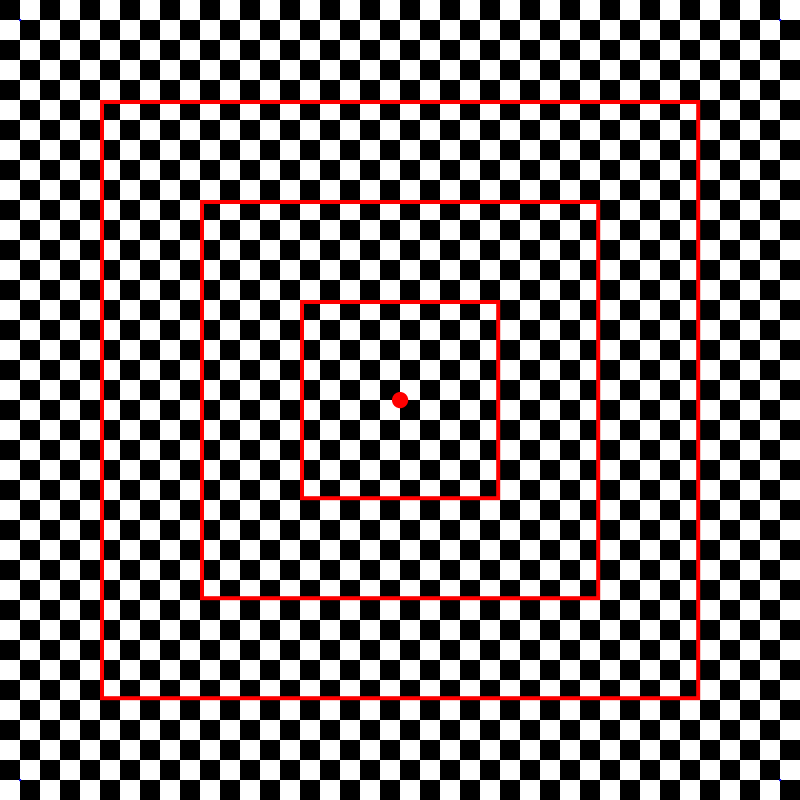
#> input picture lens_distortion_model/source_images/checkerboard_dots_squares.png, 4000 x 4000 px, found by its file name (shown at 1/5 size); its folder holds 3 pictures in this run
$ python distortion_quantify.py
#> lines starting #> are read from the running program, lines starting #| are printed output that depends on the picture
#> further down, original_img is the input picture: shape (4000, 4000, 3); mean B, G, R 123.7, 123.7, 131.3
import cv2
import numpy as np
import matplotlib.pyplot as plt
from rich.progress import track

def conrad_brown_distortion(img, k1, k2, k3):
    """
    Apply Conrad Brown distortion model to an image.

    Args:
    - img: Input image (numpy array).
    - k1: Distortion coefficient k1.
    - k2: Distortion coefficient k2.
    - k3: Distortion coefficient k3.
    Returns:
    - radial_distances: Array of radial distances.
    - average_distortions: Array of average distortion amounts corresponding to each unique radial distance.
    """
#> called with k1 = 0.001, k2 = 0.01, k3 = 0.001
    h, w = img.shape[:2]
#> h = 4000; w = 4000
    cx, cy = w // 2, h // 2
#> cx = 2000; cy = 2000
    x, y = np.meshgrid(np.arange(w), np.arange(h))

    # Calculate radial distance from center
    radial_distances = np.sqrt((x - cx)**2 + (y - cy)**2)

    # Normalize radial distance
    normalized_distances = radial_distances / np.sqrt(cx**2 + cy**2)

    # Apply distortion model - 3 parameter distortion model
    distortions = k1 * normalized_distances**2 + k2 * normalized_distances**4 + k3 * normalized_distances**6

    # Group distortions by unique radial distances
    unique_distances = np.unique(normalized_distances)
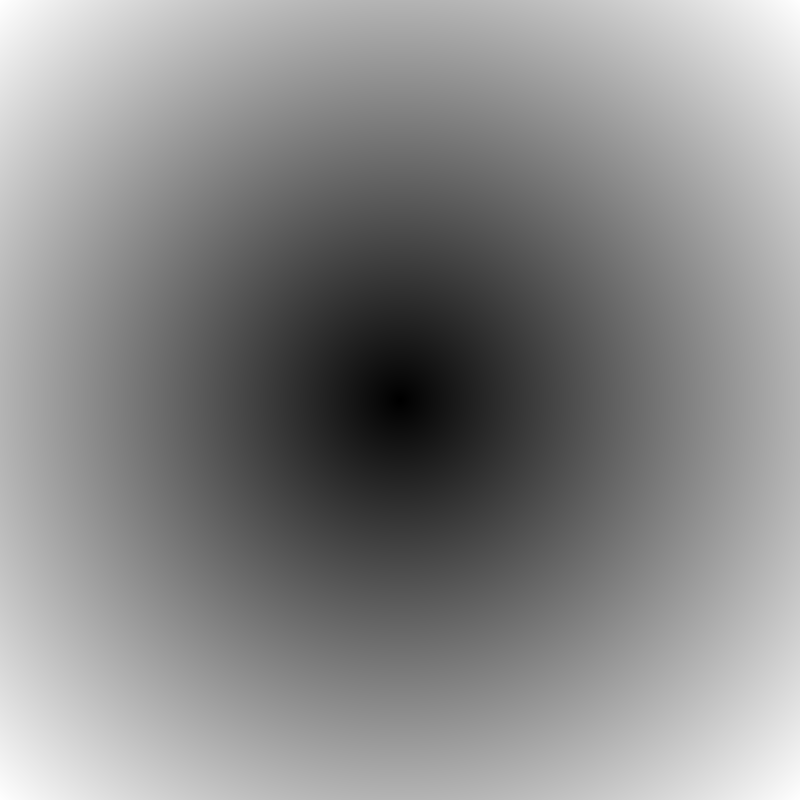
#> normalized_distances: shape (4000, 4000) float64 (shown at 1/5 size); min 0, max 1, mean 0.541

    return unique_distances, 1 + k1 * unique_distances**2 + k2 * unique_distances**4 + k3 * unique_distances**6

# Load image
filename = "checkerboard_dots_squares" #change this if you want to use a different source image
image_path = r"C:\Users\rowan\Documents\masters\sw_comparison\lens_distortion_model\source_images\{:s}.png".format(filename)
original_img = cv2.imread(image_path)

# Distortion coefficients
k1 = 0.001
k2 = 0.01
k3 = 0.001

# Apply distortion
radial_distances, average_distortions = conrad_brown_distortion(original_img, k1, k2, k3)

# Plot the distortion profile
plt.plot(radial_distances, average_distortions)
plt.xlabel('Radial Distance')
plt.ylabel('Average Distortion Amount')
plt.title('Average Distortion Profile')
plt.grid(True)
plt.show()
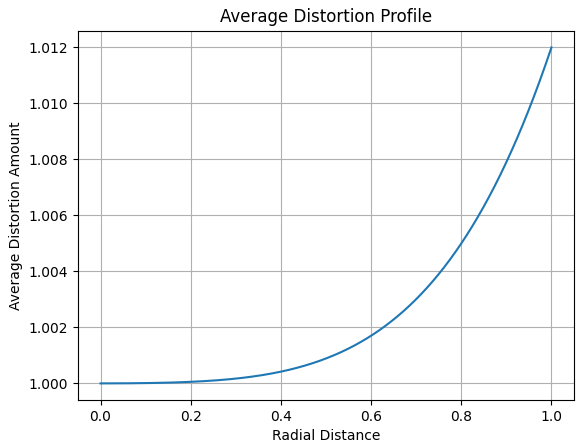
#> figure drawn by matplotlib, 1 panel; curve peaks at x = 1, y = 1.01
